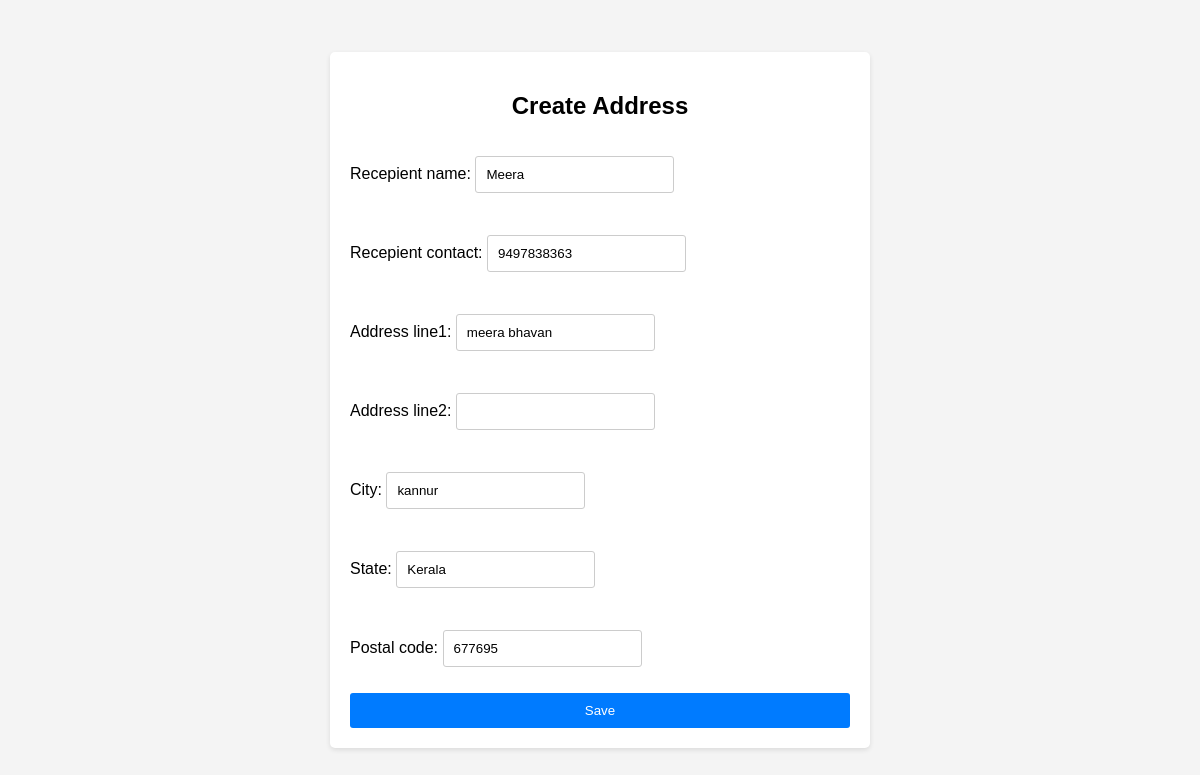
/address/edit/1/ (signed in), run on the app's committed database.
### beautystore_app/models.py (models this page shows, shortened)
class Address(models.Model):
    recepient_name = models.CharField(max_length=100, null=True)
    recepient_contact = models.CharField(max_length=20, null=True)
    address_line1 = models.CharField(max_length=255)
    address_line2 = models.CharField(max_length=255, blank=True, null=True)
    city = models.CharField(max_length=100)
    state = models.CharField(max_length=100)
    postal_code = models.CharField(max_length=20)
    customer = models.ForeignKey('Customer', on_delete=models.CASCADE, null=True, blank=True)

### beautystore_app/views.py (the view)
# urls.py: path('address/edit/<int:pk>/', views.address_edit, name='address_edit'),
@login_required
def address_edit(request, pk):
    address = get_object_or_404(Address, pk=pk, customer=request.user.customer)
    if request.method == 'POST':
        form = AddressForm(request.POST, instance=address)
        if form.is_valid():
            form.save()
            return redirect('address_list')
    else:
        form = AddressForm(instance=address)
    return render(request, 'address_form.html', {'form': form})

### beautystore_app/forms.py
class AddressForm(forms.ModelForm):
    class Meta:
        model = Address
        fields = ['recepient_name', 'recepient_contact', 'address_line1', 'address_line2', 'city', 'state', 'postal_code']

### templates/address_form.html (shortened to what this page needs)
<!DOCTYPE html>
<html lang="en">
<head>
</head>
<body>
    <div class="form-container">
        <h2>Create Address</h2>
        <form method="post">
            {{ form.as_p }}
            <input type="submit" value="Save">
        </form>
    </div>
</body>
</html>

### templates/address_form.html (style rules this page uses)
body { font-family: Arial, sans-serif; background-color: #f4f4f4; margin: 0; padding: 0; display: flex; justify-content: center; align-items: center; height: 100vh; }
.form-container { background-color: #fff; border-radius: 5px; padding: 20px; box-shadow: 0 2px 5px rgba(0, 0, 0, 0.1); width: 500px; }
h2 { text-align: center; }
form { display: flex; flex-direction: column; }
label { margin-bottom: 5px; }
input[type="text"], input[type="number"], select { padding: 10px; margin-bottom: 10px; border-radius: 3px; border: 1px solid #ccc; }
input[type="submit"] { padding: 10px; background-color: #007bff; color: #fff; border: none; border-radius: 3px; cursor: pointer; }

### data on the page
Address: recepient_name "Meera", recepient_contact "9497838363", address_line1 "meera bhavan", city "kannur", state "Kerala", postal_code "677695"
